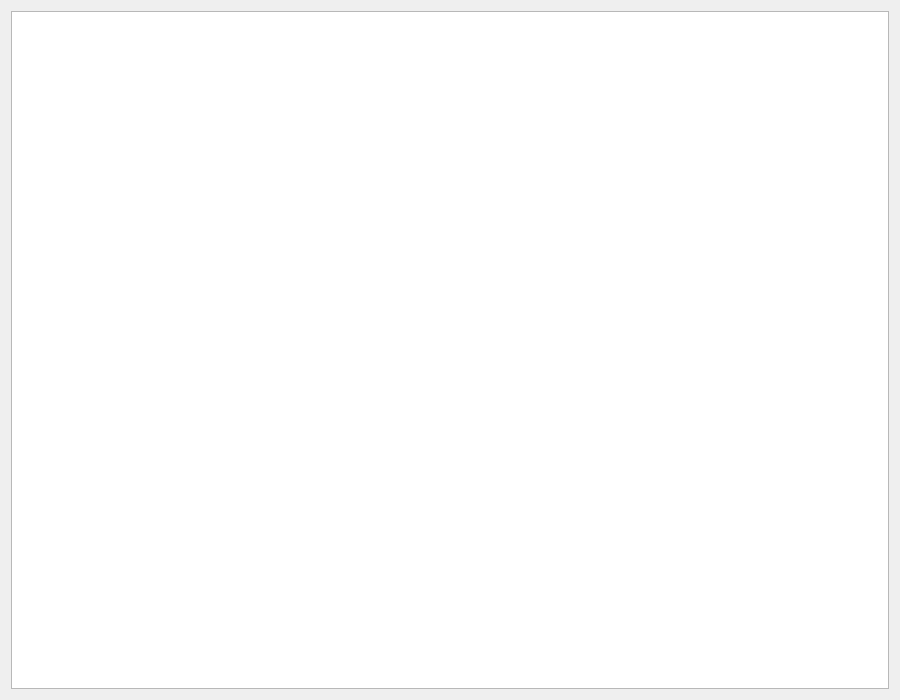
<?xml version="1.0" encoding="UTF-8"?>
<ui version="4.0">
 <class>WorkLogWindow</class>
 <widget class="QWidget" name="WorkLogWindow">
  <property name="geometry">
   <rect>
    <x>0</x>
    <y>0</y>
    <width>900</width>
    <height>700</height>
   </rect>
  </property>
  <property name="windowTitle">
   <string>Work Log</string>
  </property>
  <layout class="QGridLayout" name="gridLayout">
   <item row="0" column="0">
    <widget class="QPlainTextEdit" name="logEventInSeparateWindowPlainTextEdit">
     <property name="font">
      <font>
       <pointsize>10</pointsize>
      </font>
     </property>
     <property name="readOnly">
      <bool>true</bool>
     </property>
    </widget>
   </item>
  </layout>
 </widget>
 <resources/>
 <connections/>
</ui>
